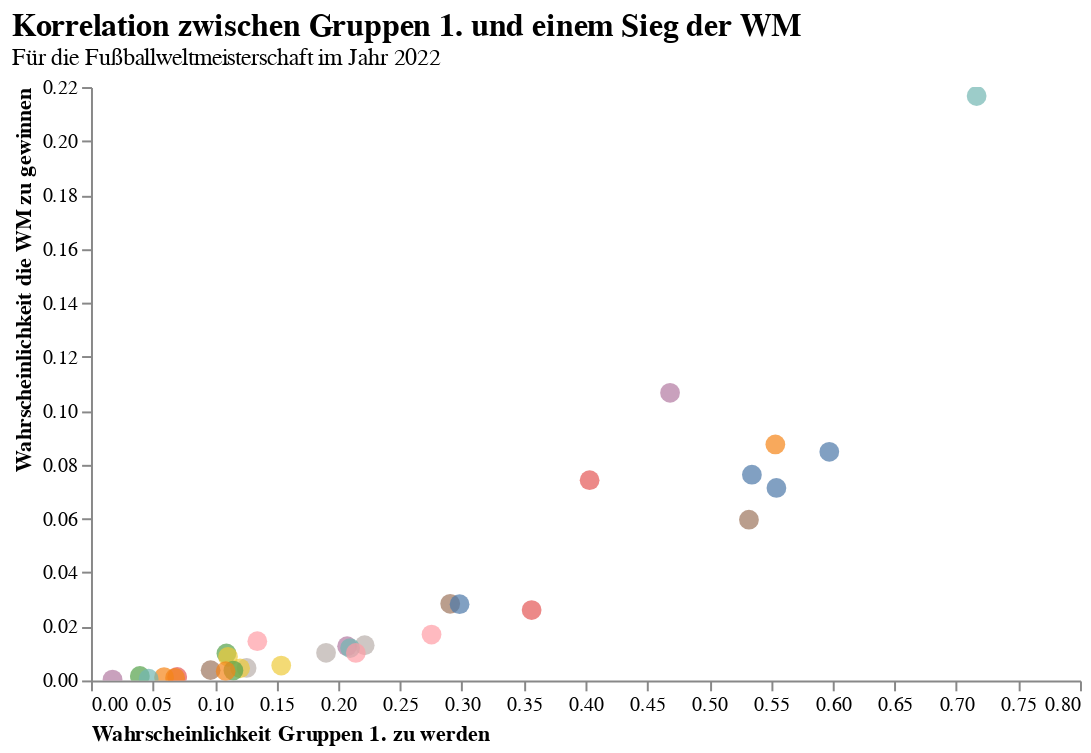

Notebook code cell kept with this figure:
### Code cell
%matplotlib inline
import altair as alt

# Visualize the data
alt.Chart(df).mark_circle(size=100).encode(
    x=alt.X('group_1',
            axis=alt.Axis(title='Wahrscheinlichkeit Gruppen 1. zu werden',
                          labelAngle=0,
                          titleAnchor='start',
                          grid=False)),
    y=alt.Y('win_league',
            axis=alt.Axis(title='Wahrscheinlichkeit die WM zu gewinnen',
                          titleAnchor='end',
                          grid=False)),
    color=alt.Color('team', legend=None),
    tooltip=['team', 'group_1', 'win_league']

).properties(
    title={'text':'Korrelation zwischen Gruppen 1. und einem Sieg der WM','subtitle':'Für die Fußballweltmeisterschaft im Jahr 2022'},  
    width=500,
    height=300
).configure_view(
    strokeWidth=0
).configure_title( 
    fontSize=16,
    font='Arial',
    color='black',
    anchor='start'
).interactive()

### Figure 1 — Vega-Lite specification as saved in the notebook (floating-point values rounded to 4 significant figures)
{"config": {"view": {"continuousWidth": 400, "continuousHeight": 300, "strokeWidth": 0}, "title": {"anchor": "start", "color": "black", "font": "Arial", "fontSize": 16}}, "data": {"name": "data-56baa678e382e6af0ea107f7f4af628d"}, "mark": {"type": "circle", "size": 100}, "encoding": {"color": {"field": "team", "legend": null, "type": "nominal"}, "tooltip": [{"field": "team", "type": "nominal"}, {"field": "group_1", "type": "quantitative"}, {"field": "win_league", "type": "quantitative"}], "x": {"axis": {"grid": false, "labelAngle": 0, "title": "Wahrscheinlichkeit Gruppen 1. zu werden", "titleAnchor": "start"}, "field": "group_1", "type": "quantitative"}, "y": {"axis": {"grid": false, "title": "Wahrscheinlichkeit die WM zu gewinnen", "titleAnchor": "end"}, "field": "win_league", "type": "quantitative"}}, "height": 300, "selection": {"selector003": {"type": "interval", "bind": "scales", "encodings": ["x", "y"]}}, "title": {"text": "Korrelation zwischen Gruppen 1. und einem Sieg der WM", "subtitle": "Für die Fußballweltmeisterschaft im Jahr 2022"}, "width": 500, "$schema": "https://vega.github.io/schema/vega-lite/v4.17.0.json", "datasets": {"data-56baa678e382e6af0ea107f7f4af628d": [{"forecast_timestamp": "2022-11-16T16:00:55+00:00", "team": "Brazil", "group": "G", "spi": 93.55, "global_o": 3.222, "global_d": 0.2963, "sim_wins": 2.115, "sim_ties": 0.5946, "sim_losses": 0.2907, "sim_goal_diff": 4.463, "goals_scored": 6.302, "goals_against": 1.839, "group_1": 0.7164, "group_2": 0.1941, "group_3": 0.06846, "group_4": 0.02109, "make_round_of_16": 0.9104, "make_quarters": 0.6887, "make_semis": 0.4638, "make_final": 0.3248, "win_league": 0.2167, "timestamp": "2022-12-14T20:56:18+00:00"}, {"forecast_timestamp": "2022-11-16T16:00:55+00:00", "team": "Spain", "group": "E", "spi": 89.51, "global_o": 2.802, "global_d": 0.3863, "sim_wins": 1.763, "sim_ties": 0.6977, "sim_losses": 0.5392, "sim_goal_diff": 2.88, "goals_scored": 5.468, "goals_against": 2.588, "group_1": 0.4684, "group_2": 0.3385, "group_3": 0.1542, "group_4": 0.03896, "make_round_of_16": 0.8069, "make_quarters": 0.5558, "make_semis": 0.3028, "make_final": 0.1886, "win_league": 0.1066, "timestamp": "2022-12-14T20:56:18+00:00"}, {"forecast_timestamp": "2022-11-16T16:00:55+00:00", "team": "France", "group": "D", "spi": 87.71, "global_o": 2.774, "global_d": 0.4792, "sim_wins": 1.784, "sim_ties": 0.735, "sim_losses": 0.4807, "sim_goal_diff": 2.965, "goals_scored": 5.307, "goals_against": 2.342, "group_1": 0.5536, "group_2": 0.2733, "group_3": 0.1233, "group_4": 0.04986, "make_round_of_16": 0.8269, "make_quarters": 0.5405, "make_semis": 0.3313, "make_final": 0.1719, "win_league": 0.0875, "timestamp": "2022-12-14T20:56:18+00:00"}, {"forecast_timestamp": "2022-11-16T16:00:55+00:00", "team": "Argentina", "group": "C", "spi": 87.21, "global_o": 2.628, "global_d": 0.4317, "sim_wins": 1.837, "sim_ties": 0.732, "sim_losses": 0.4313, "sim_goal_diff": 3.169, "goals_scored": 5.335, "goals_against": 2.165, "group_1": 0.5972, "group_2": 0.2427, "group_3": 0.1129, "group_4": 0.0471, "make_round_of_16": 0.8399, "make_quarters": 0.5309, "make_semis": 0.3276, "make_final": 0.1594, "win_league": 0.08476, "timestamp": "2022-12-14T20:56:18+00:00"}, {"forecast_timestamp": "2022-11-16T16:00:55+00:00", "team": "Portugal", "group": "H", "spi": 87.77, "global_o": 2.789, "global_d": 0.4829, "sim_wins": 1.742, "sim_ties": 0.7474, "sim_losses": 0.5105, "sim_goal_diff": 2.808, "goals_scored": 5.189, "goals_against": 2.382, "group_1": 0.5346, "group_2": 0.2763, "group_3": 0.1347, "group_4": 0.05445, "make_round_of_16": 0.8109, "make_quarters": 0.4558, "make_semis": 0.2603, "make_final": 0.1525, "win_league": 0.07629, "timestamp": "2022-12-14T20:56:18+00:00"}, {"forecast_timestamp": "2022-11-16T16:00:55+00:00", "team": "Germany", "group": "E", "spi": 88.77, "global_o": 3.172, "global_d": 0.6192, "sim_wins": 1.66, "sim_ties": 0.6554, "sim_losses": 0.6847, "sim_goal_diff": 2.552, "goals_scored": 5.859, "goals_against": 3.306, "group_1": 0.4033, "group_2": 0.3609, "group_3": 0.1813, "group_4": 0.05448, "make_round_of_16": 0.7642, "make_quarters": 0.4958, "make_semis": 0.2483, "make_final": 0.1439, "win_league": 0.07425, "timestamp": "2022-12-14T20:56:18+00:00"}, {"forecast_timestamp": "2022-11-16T16:00:55+00:00", "team": "England", "group": "B", "spi": 85.96, "global_o": 2.553, "global_d": 0.4599, "sim_wins": 1.713, "sim_ties": 0.7942, "sim_losses": 0.4932, "sim_goal_diff": 2.629, "goals_scored": 4.877, "goals_against": 2.248, "group_1": 0.5544, "group_2": 0.2498, "group_3": 0.1299, "group_4": 0.06588, "make_round_of_16": 0.8043, "make_quarters": 0.5161, "make_semis": 0.29, "make_final": 0.1469, "win_league": 0.07136, "timestamp": "2022-12-14T20:56:18+00:00"}, {"forecast_timestamp": "2022-11-16T16:00:55+00:00", "team": "Netherlands", "group": "A", "spi": 86.01, "global_o": 2.796, "global_d": 0.5897, "sim_wins": 1.732, "sim_ties": 0.7104, "sim_losses": 0.5574, "sim_goal_diff": 2.9, "goals_scored": 5.864, "goals_against": 2.964, "group_1": 0.5322, "group_2": 0.2578, "group_3": 0.1455, "group_4": 0.06442, "make_round_of_16": 0.7901, "make_quarters": 0.4899, "make_semis": 0.2666, "make_final": 0.1191, "win_league": 0.0596, "timestamp": "2022-12-14T20:56:18+00:00"}, {"forecast_timestamp": "2022-11-16T16:00:55+00:00", "team": "Denmark", "group": "D", "spi": 80.02, "global_o": 2.289, "global_d": 0.602, "sim_wins": 1.315, "sim_ties": 0.8394, "sim_losses": 0.8453, "sim_goal_diff": 0.9931, "goals_scored": 4.094, "goals_against": 3.1, "group_1": 0.2906, "group_2": 0.3578, "group_3": 0.2253, "group_4": 0.1263, "make_round_of_16": 0.6483, "make_quarters": 0.3325, "make_semis": 0.1686, "make_final": 0.06883, "win_league": 0.02842, "timestamp": "2022-12-14T20:56:18+00:00"}, {"forecast_timestamp": "2022-11-16T16:00:55+00:00", "team": "Uruguay", "group": "H", "spi": 80.9, "global_o": 2.255, "global_d": 0.5396, "sim_wins": 1.327, "sim_ties": 0.8623, "sim_losses": 0.8108, "sim_goal_diff": 1.067, "goals_scored": 3.966, "goals_against": 2.899, "group_1": 0.2982, "group_2": 0.3546, "group_3": 0.2291, "group_4": 0.1182, "make_round_of_16": 0.6527, "make_quarters": 0.2824, "make_semis": 0.1326, "make_final": 0.06615, "win_league": 0.02828, "timestamp": "2022-12-14T20:56:18+00:00"}, {"forecast_timestamp": "2022-11-16T16:00:55+00:00", "team": "Belgium", "group": "F", "spi": 82.49, "global_o": 2.625, "global_d": 0.6845, "sim_wins": 1.328, "sim_ties": 0.8056, "sim_losses": 0.8664, "sim_goal_diff": 1.04, "goals_scored": 4.715, "goals_against": 3.675, "group_1": 0.3564, "group_2": 0.2676, "group_3": 0.2126, "group_4": 0.1634, "make_round_of_16": 0.624, "make_quarters": 0.2737, "make_semis": 0.1203, "make_final": 0.06141, "win_league": 0.02608, "timestamp": "2022-12-14T20:56:18+00:00"}, {"forecast_timestamp": "2022-11-16T16:00:55+00:00", "team": "Croatia", "group": "F", "spi": 78.84, "global_o": 2.286, "global_d": 0.6552, "sim_wins": 1.157, "sim_ties": 0.85, "sim_losses": 0.9931, "sim_goal_diff": 0.3255, "goals_scored": 4.071, "goals_against": 3.745, "group_1": 0.2755, "group_2": 0.2687, "group_3": 0.2432, "group_4": 0.2126, "make_round_of_16": 0.5442, "make_quarters": 0.2141, "make_semis": 0.08819, "make_final": 0.04219, "win_league": 0.01702, "timestamp": "2022-12-14T20:56:18+00:00"}, {"forecast_timestamp": "2022-11-16T16:00:55+00:00", "team": "Switzerland", "group": "G", "spi": 77.65, "global_o": 2.231, "global_d": 0.6753, "sim_wins": 1.012, "sim_ties": 0.7929, "sim_losses": 1.195, "sim_goal_diff": -0.4922, "goals_scored": 3.613, "goals_against": 4.105, "group_1": 0.1346, "group_2": 0.3441, "group_3": 0.3075, "group_4": 0.2139, "make_round_of_16": 0.4786, "make_quarters": 0.2074, "make_semis": 0.0888, "make_final": 0.03948, "win_league": 0.01455, "timestamp": "2022-12-14T20:56:18+00:00"}, {"forecast_timestamp": "2022-11-16T16:00:55+00:00", "team": "USA", "group": "B", "spi": 74.83, "global_o": 2.114, "global_d": 0.7233, "sim_wins": 1.085, "sim_ties": 0.879, "sim_losses": 1.036, "sim_goal_diff": 0.07698, "goals_scored": 3.585, "goals_against": 3.508, "group_1": 0.2214, "group_2": 0.3081, "group_3": 0.2635, "group_4": 0.2069, "make_round_of_16": 0.5295, "make_quarters": 0.243, "make_semis": 0.1008, "make_final": 0.03517, "win_league": 0.01304, "timestamp": "2022-12-14T20:56:18+00:00"}, {"forecast_timestamp": "2022-11-16T16:00:55+00:00", "team": "Mexico", "group": "C", "spi": 74.3, "global_o": 2.006, "global_d": 0.6721, "sim_wins": 1.109, "sim_ties": 0.8611, "sim_losses": 1.03, "sim_goal_diff": 0.1582, "goals_scored": 3.621, "goals_against": 3.463, "group_1": 0.2072, "group_2": 0.3292, "group_3": 0.273, "group_4": 0.1906, "make_round_of_16": 0.5364, "make_quarters": 0.2221, "make_semis": 0.09943, "make_final": 0.03394, "win_league": 0.01268, "timestamp": "2022-12-14T20:56:18+00:00"}, {"forecast_timestamp": "2022-11-16T16:00:55+00:00", "team": "Senegal", "group": "A", "spi": 73.84, "global_o": 1.946, "global_d": 0.6493, "sim_wins": 1.103, "sim_ties": 0.8466, "sim_losses": 1.05, "sim_goal_diff": 0.1399, "goals_scored": 3.843, "goals_against": 3.703, "group_1": 0.2096, "group_2": 0.3017, "group_3": 0.2936, "group_4": 0.1951, "make_round_of_16": 0.5113, "make_quarters": 0.2315, "make_semis": 0.09563, "make_final": 0.03294, "win_league": 0.01199, "timestamp": "2022-12-14T20:56:18+00:00"}, {"forecast_timestamp": "2022-11-16T16:00:55+00:00", "team": "Ecuador", "group": "A", "spi": 72.74, "global_o": 1.956, "global_d": 0.7029, "sim_wins": 1.061, "sim_ties": 0.8331, "sim_losses": 1.106, "sim_goal_diff": -0.08847, "goals_scored": 3.806, "goals_against": 3.894, "group_1": 0.1901, "group_2": 0.2919, "group_3": 0.3046, "group_4": 0.2133, "make_round_of_16": 0.4821, "make_quarters": 0.2092, "make_semis": 0.08389, "make_final": 0.02817, "win_league": 0.01022, "timestamp": "2022-12-14T20:56:18+00:00"}, {"forecast_timestamp": "2022-11-16T16:00:55+00:00", "team": "Morocco", "group": "F", "spi": 75.62, "global_o": 2.1, "global_d": 0.679, "sim_wins": 1.007, "sim_ties": 0.8613, "sim_losses": 1.131, "sim_goal_diff": -0.2797, "goals_scored": 3.682, "goals_against": 3.962, "group_1": 0.2142, "group_2": 0.2505, "group_3": 0.2693, "group_4": 0.266, "make_round_of_16": 0.4647, "make_quarters": 0.1653, "make_semis": 0.06159, "make_final": 0.02701, "win_league": 0.01021, "timestamp": "2022-12-14T20:56:18+00:00"}, {"forecast_timestamp": "2022-11-16T16:00:55+00:00", "team": "Serbia", "group": "G", "spi": 75.84, "global_o": 2.218, "global_d": 0.7497, "sim_wins": 0.9161, "sim_ties": 0.7786, "sim_losses": 1.305, "sim_goal_diff": -0.9848, "goals_scored": 3.468, "goals_against": 4.453, "group_1": 0.1095, "group_2": 0.3034, "group_3": 0.3336, "group_4": 0.2534, "make_round_of_16": 0.4129, "make_quarters": 0.1659, "make_semis": 0.06658, "make_final": 0.02878, "win_league": 0.01, "timestamp": "2022-12-14T20:56:18+00:00"}, {"forecast_timestamp": "2022-11-16T16:00:55+00:00", "team": "Japan", "group": "E", "spi": 71.44, "global_o": 1.986, "global_d": 0.7807, "sim_wins": 0.9156, "sim_ties": 0.7601, "sim_losses": 1.324, "sim_goal_diff": -1.033, "goals_scored": 3.519, "goals_against": 4.552, "group_1": 0.1108, "group_2": 0.2341, "group_3": 0.4368, "group_4": 0.2183, "make_round_of_16": 0.3449, "make_quarters": 0.1576, "make_semis": 0.05775, "make_final": 0.02465, "win_league": 0.00876, "timestamp": "2022-12-14T20:56:18+00:00"}, {"forecast_timestamp": "2022-11-16T16:00:55+00:00", "team": "Canada", "group": "F", "spi": 71.59, "global_o": 1.947, "global_d": 0.7461, "sim_wins": 0.8221, "sim_ties": 0.8543, "sim_losses": 1.324, "sim_goal_diff": -1.086, "goals_scored": 3.267, "goals_against": 4.354, "group_1": 0.1539, "group_2": 0.2132, "group_3": 0.2749, "group_4": 0.358, "make_round_of_16": 0.3671, "make_quarters": 0.1148, "make_semis": 0.03869, "make_final": 0.01591, "win_league": 0.0055, "timestamp": "2022-12-14T20:56:18+00:00"}, {"forecast_timestamp": "2022-11-16T16:00:55+00:00", "team": "Poland", "group": "C", "spi": 68.28, "global_o": 1.876, "global_d": 0.8328, "sim_wins": 0.8488, "sim_ties": 0.833, "sim_losses": 1.318, "sim_goal_diff": -1.063, "goals_scored": 3.148, "goals_against": 4.211, "group_1": 0.1259, "group_2": 0.2533, "group_3": 0.3197, "group_4": 0.3011, "make_round_of_16": 0.3792, "make_quarters": 0.1294, "make_semis": 0.05029, "make_final": 0.01471, "win_league": 0.00463, "timestamp": "2022-12-14T20:56:18+00:00"}, {"forecast_timestamp": "2022-11-16T16:00:55+00:00", "team": "South Korea", "group": "H", "spi": 66.12, "global_o": 1.734, "global_d": 0.8109, "sim_wins": 0.8265, "sim_ties": 0.8559, "sim_losses": 1.318, "sim_goal_diff": -1.133, "goals_scored": 2.914, "goals_against": 4.047, "group_1": 0.1206, "group_2": 0.2357, "group_3": 0.3515, "group_4": 0.2922, "make_round_of_16": 0.3564, "make_quarters": 0.106, "make_semis": 0.03783, "make_final": 0.01429, "win_league": 0.00449, "timestamp": "2022-12-14T20:56:18+00:00"}, {"forecast_timestamp": "2022-11-16T16:00:55+00:00", "team": "Tunisia", "group": "D", "spi": 65.85, "global_o": 1.633, "global_d": 0.7408, "sim_wins": 0.7326, "sim_ties": 0.8659, "sim_losses": 1.402, "sim_goal_diff": -1.466, "goals_scored": 2.623, "goals_against": 4.089, "group_1": 0.09675, "group_2": 0.2119, "group_3": 0.349, "group_4": 0.3424, "make_round_of_16": 0.3086, "make_quarters": 0.1105, "make_semis": 0.04178, "make_final": 0.01166, "win_league": 0.00382, "timestamp": "2022-12-14T20:56:18+00:00"}, {"forecast_timestamp": "2022-11-16T16:00:55+00:00", "team": "Iran", "group": "B", "spi": 62.17, "global_o": 1.511, "global_d": 0.7856, "sim_wins": 0.7501, "sim_ties": 0.9078, "sim_losses": 1.342, "sim_goal_diff": -1.23, "goals_scored": 2.621, "goals_against": 3.851, "group_1": 0.1152, "group_2": 0.2269, "group_3": 0.3076, "group_4": 0.3503, "make_round_of_16": 0.3421, "make_quarters": 0.1269, "make_semis": 0.04371, "make_final": 0.01241, "win_league": 0.00365, "timestamp": "2022-12-14T20:56:18+00:00"}, {"forecast_timestamp": "2022-11-16T16:00:55+00:00", "team": "Wales", "group": "B", "spi": 65.58, "global_o": 1.713, "global_d": 0.8159, "sim_wins": 0.7236, "sim_ties": 0.8756, "sim_losses": 1.401, "sim_goal_diff": -1.476, "goals_scored": 2.679, "goals_against": 4.154, "group_1": 0.109, "group_2": 0.2152, "group_3": 0.299, "group_4": 0.3769, "make_round_of_16": 0.3241, "make_quarters": 0.1176, "make_semis": 0.03968, "make_final": 0.01153, "win_league": 0.00345, "timestamp": "2022-12-14T20:56:18+00:00"}, {"forecast_timestamp": "2022-11-16T16:00:55+00:00", "team": "Cameroon", "group": "G", "spi": 64.16, "global_o": 1.657, "global_d": 0.8288, "sim_wins": 0.5109, "sim_ties": 0.7256, "sim_losses": 1.763, "sim_goal_diff": -2.986, "goals_scored": 2.306, "goals_against": 5.292, "group_1": 0.03952, "group_2": 0.1585, "group_3": 0.2905, "group_4": 0.5115, "make_round_of_16": 0.198, "make_quarters": 0.05796, "make_semis": 0.01791, "make_final": 0.00597, "win_league": 0.00167, "timestamp": "2022-12-14T20:56:18+00:00"}, {"forecast_timestamp": "2022-11-16T16:00:55+00:00", "team": "Saudi Arabia", "group": "C", "spi": 56.87, "global_o": 1.5, "global_d": 0.9912, "sim_wins": 0.5972, "sim_ties": 0.7902, "sim_losses": 1.613, "sim_goal_diff": -2.264, "goals_scored": 2.553, "goals_against": 4.818, "group_1": 0.06973, "group_2": 0.1748, "group_3": 0.2944, "group_4": 0.4612, "make_round_of_16": 0.2445, "make_quarters": 0.06913, "make_semis": 0.02164, "make_final": 0.00516, "win_league": 0.00132, "timestamp": "2022-12-14T20:56:18+00:00"}, {"forecast_timestamp": "2022-11-16T16:00:55+00:00", "team": "Australia", "group": "D", "spi": 60.83, "global_o": 1.594, "global_d": 0.9111, "sim_wins": 0.5515, "sim_ties": 0.7925, "sim_losses": 1.656, "sim_goal_diff": -2.493, "goals_scored": 2.369, "goals_against": 4.862, "group_1": 0.05911, "group_2": 0.1571, "group_3": 0.3024, "group_4": 0.4814, "make_round_of_16": 0.2162, "make_quarters": 0.065, "make_semis": 0.02062, "make_final": 0.00454, "win_league": 0.00124, "timestamp": "2022-12-14T20:56:18+00:00"}, {"forecast_timestamp": "2022-11-16T16:00:55+00:00", "team": "Qatar", "group": "A", "spi": 51.0, "global_o": 1.571, "global_d": 1.316, "sim_wins": 0.5655, "sim_ties": 0.6868, "sim_losses": 1.748, "sim_goal_diff": -2.951, "goals_scored": 3.119, "goals_against": 6.07, "group_1": 0.06806, "group_2": 0.1485, "group_3": 0.2563, "group_4": 0.5271, "make_round_of_16": 0.2166, "make_quarters": 0.06588, "make_semis": 0.0184, "make_final": 0.00399, "win_league": 0.00096, "timestamp": "2022-12-14T20:56:18+00:00"}, {"forecast_timestamp": "2022-11-16T16:00:55+00:00", "team": "Ghana", "group": "H", "spi": 58.63, "global_o": 1.433, "global_d": 0.8581, "sim_wins": 0.4673, "sim_ties": 0.8088, "sim_losses": 1.724, "sim_goal_diff": -2.741, "goals_scored": 1.999, "goals_against": 4.74, "group_1": 0.04662, "group_2": 0.1334, "group_3": 0.2848, "group_4": 0.5352, "make_round_of_16": 0.18, "make_quarters": 0.03586, "make_semis": 0.00945, "make_final": 0.00284, "win_league": 0.00063, "timestamp": "2022-12-14T20:56:18+00:00"}, {"forecast_timestamp": "2022-11-16T16:00:55+00:00", "team": "Costa Rica", "group": "E", "spi": 55.46, "global_o": 1.398, "global_d": 0.9539, "sim_wins": 0.2985, "sim_ties": 0.6128, "sim_losses": 2.089, "sim_goal_diff": -4.399, "goals_scored": 1.809, "goals_against": 6.207, "group_1": 0.01743, "group_2": 0.06655, "group_3": 0.2277, "group_4": 0.6883, "make_round_of_16": 0.08398, "make_quarters": 0.0229, "make_semis": 0.0051, "make_final": 0.00132, "win_league": 0.00032, "timestamp": "2022-12-14T20:56:18+00:00"}]}}
